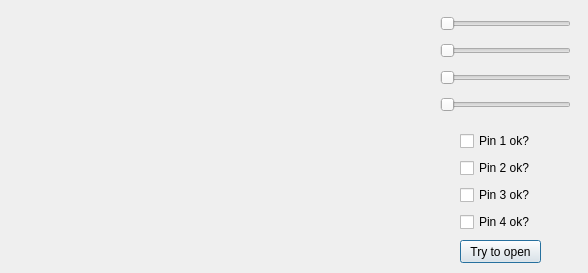
<?xml version="1.0" encoding="UTF-8"?>
<ui version="4.0">
 <class>Minigame2</class>
 <widget class="QDialog" name="Minigame2">
  <property name="geometry">
   <rect>
    <x>0</x>
    <y>0</y>
    <width>588</width>
    <height>273</height>
   </rect>
  </property>
  <property name="windowTitle">
   <string>Minigame: Lockpicking</string>
  </property>
  <widget class="QPushButton" name="pushButton">
   <property name="geometry">
    <rect>
     <x>460</x>
     <y>240</y>
     <width>81</width>
     <height>23</height>
    </rect>
   </property>
   <property name="text">
    <string>Try to open</string>
   </property>
  </widget>
  <widget class="QWidget" name="verticalLayoutWidget">
   <property name="geometry">
    <rect>
     <x>440</x>
     <y>10</y>
     <width>131</width>
     <height>111</height>
    </rect>
   </property>
   <layout class="QVBoxLayout" name="verticalLayout_2">
    <item>
     <widget class="QSlider" name="slider1">
      <property name="orientation">
       <enum>Qt::Horizontal</enum>
      </property>
     </widget>
    </item>
    <item>
     <widget class="QSlider" name="slider2">
      <property name="orientation">
       <enum>Qt::Horizontal</enum>
      </property>
     </widget>
    </item>
    <item>
     <widget class="QSlider" name="slider3">
      <property name="orientation">
       <enum>Qt::Horizontal</enum>
      </property>
     </widget>
    </item>
    <item>
     <widget class="QSlider" name="slider4">
      <property name="orientation">
       <enum>Qt::Horizontal</enum>
      </property>
     </widget>
    </item>
   </layout>
  </widget>
  <widget class="QWidget" name="verticalLayoutWidget_2">
   <property name="geometry">
    <rect>
     <x>460</x>
     <y>130</y>
     <width>91</width>
     <height>103</height>
    </rect>
   </property>
   <layout class="QVBoxLayout" name="verticalLayout_3">
    <item>
     <widget class="QCheckBox" name="checkBox">
      <property name="text">
       <string>Pin 1 ok?</string>
      </property>
     </widget>
    </item>
    <item>
     <widget class="QCheckBox" name="checkBox_2">
      <property name="text">
       <string>Pin 2 ok?</string>
      </property>
     </widget>
    </item>
    <item>
     <widget class="QCheckBox" name="checkBox_3">
      <property name="text">
       <string>Pin 3 ok?</string>
      </property>
     </widget>
    </item>
    <item>
     <widget class="QCheckBox" name="checkBox_4">
      <property name="text">
       <string>Pin 4 ok?</string>
      </property>
     </widget>
    </item>
   </layout>
  </widget>
  <widget class="QLabel" name="image">
   <property name="geometry">
    <rect>
     <x>10</x>
     <y>50</y>
     <width>408</width>
     <height>176</height>
    </rect>
   </property>
   <property name="text">
    <string/>
   </property>
  </widget>
 </widget>
 <resources/>
 <connections/>
</ui>
